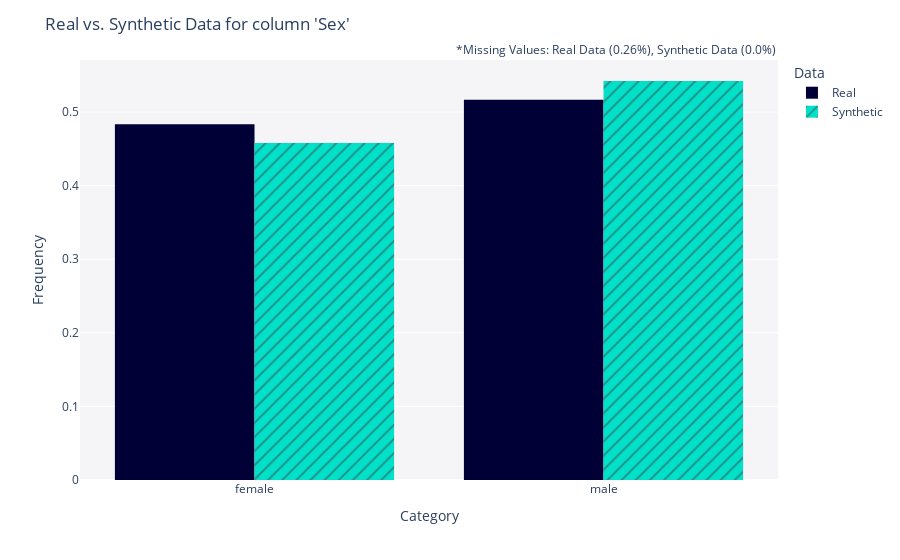

Here is the notebook cell this chart was saved with:
### Code cell
from sdv.evaluation.single_table import get_column_plot

fig = get_column_plot(
    real_data=rpad_df,
    synthetic_data=synth_data,
    column_name='Sex',
    metadata=metadata
)
    
fig.show()
fig.write_image(file = f"pages/evaluation/{folder_name}/images/col_plot_sex.png")

### Figure 1 — Plotly figure (JSON) as saved in the notebook; plotly's stock layout.template omitted (floating-point values rounded to 4 significant figures; data arrays with more than 128 entries replaced by an {"elided": "..."} marker saying what was removed)
{"data": [{"alignmentgroup": "True", "bingroup": "x", "histnorm": "probability density", "hovertemplate": "<b>Real</b><br>Frequency: %{y}<extra></extra>", "legendgroup": "Real", "marker": {"color": "#000036", "pattern": {"shape": ""}}, "name": "Real", "offsetgroup": "Real", "orientation": "v", "showlegend": true, "type": "histogram", "x": {"elided": "782 str values"}, "xaxis": "x", "yaxis": "y"}, {"alignmentgroup": "True", "bingroup": "x", "histnorm": "probability density", "hovertemplate": "<b>Synthetic</b><br>Frequency: %{y}<extra></extra>", "legendgroup": "Synthetic", "marker": {"color": "#01E0C9", "pattern": {"shape": "/"}}, "name": "Synthetic", "offsetgroup": "Synthetic", "orientation": "v", "showlegend": true, "type": "histogram", "x": {"elided": "782 str values"}, "xaxis": "x", "yaxis": "y"}], "layout": {"annotations": [{"showarrow": false, "text": "*Missing Values: Real Data (0.26%), Synthetic Data (0.0%)", "x": 1, "xref": "paper", "y": 1.05, "yref": "paper"}], "barmode": "group", "legend": {"title": {"text": "Data"}, "tracegroupgap": 0}, "margin": {"t": 60}, "plot_bgcolor": "#F5F5F8", "title": {"text": "Real vs. Synthetic Data for column 'Sex'"}, "xaxis": {"anchor": "y", "domain": [0, 1], "title": {"text": "Category"}}, "yaxis": {"anchor": "x", "domain": [0, 1], "title": {"text": "Frequency"}}}}
